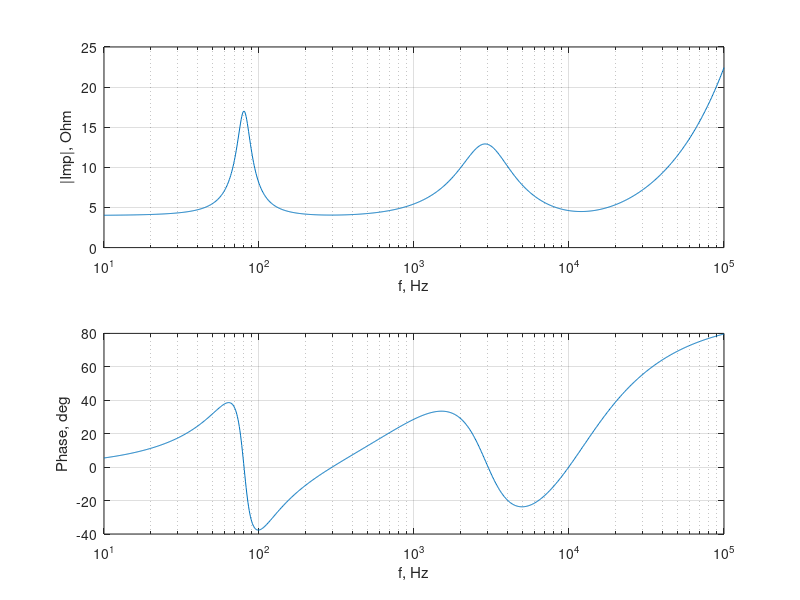

Write the MATLAB code that produced this figure.
f = logspace(1, 5, 1000);
w = f * 2 * pi;

impBass = 4 + j * w * 0.53e-3 + 1 ./ (1 ./ 13 + 1 ./ (j * w * 5.6e-3) + j * w * 700e-6)

impTweeter = 4.6 + j * w * 38e-6 + 1 ./ (j * w * 5.3e-6);

imp = 1 ./ (1 ./ impBass + 1 ./ impTweeter)

subplot(2,1,1);
  semilogx(f, abs(imp));
  xlabel('f, Hz');
  ylabel('|Imp|, Ohm');
  grid on;

subplot(2,1,2);
  semilogx(f, angle(imp) ./pi * 180);
  xlabel('f, Hz');
  ylabel('Phase, deg');
  grid on;
